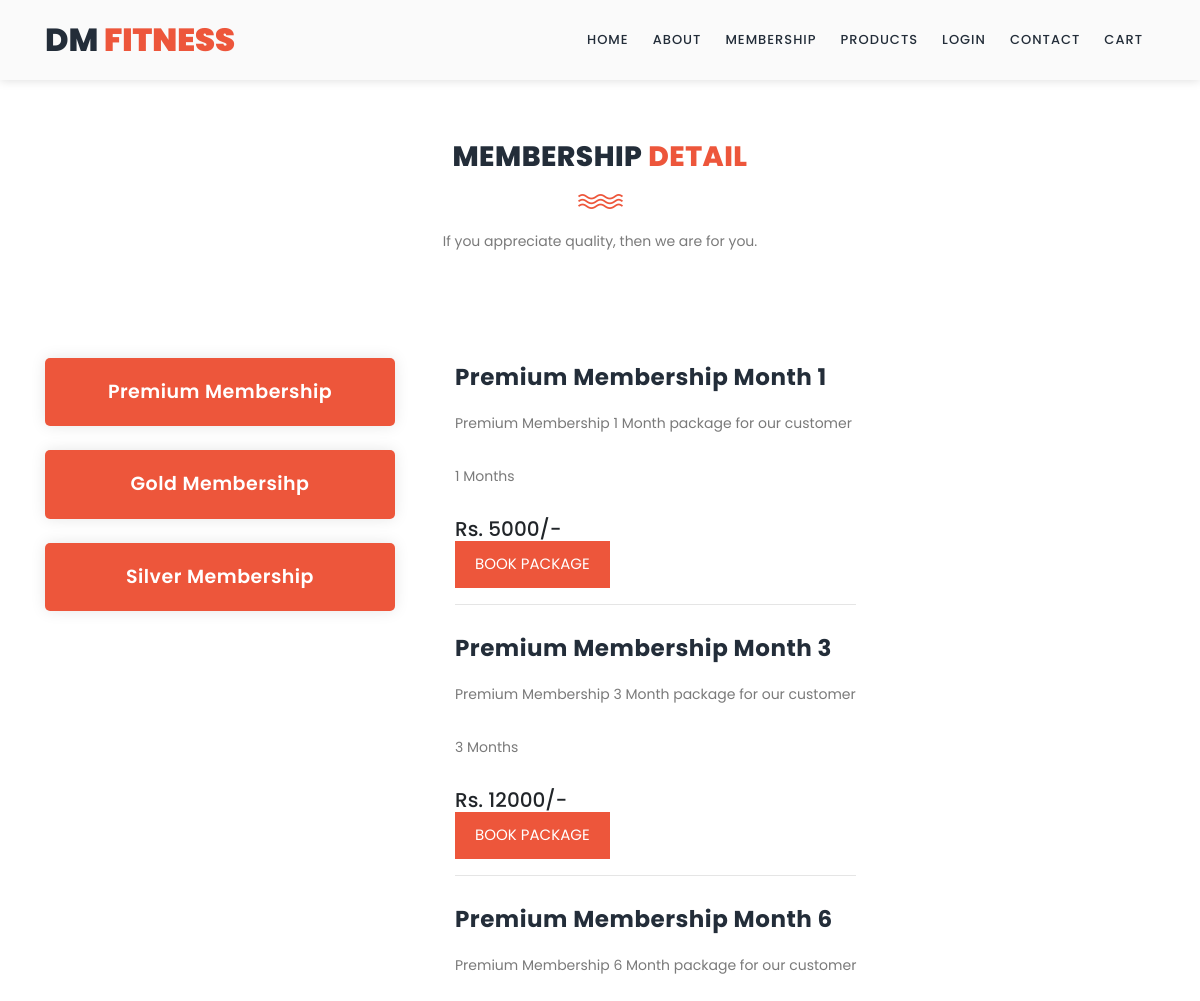
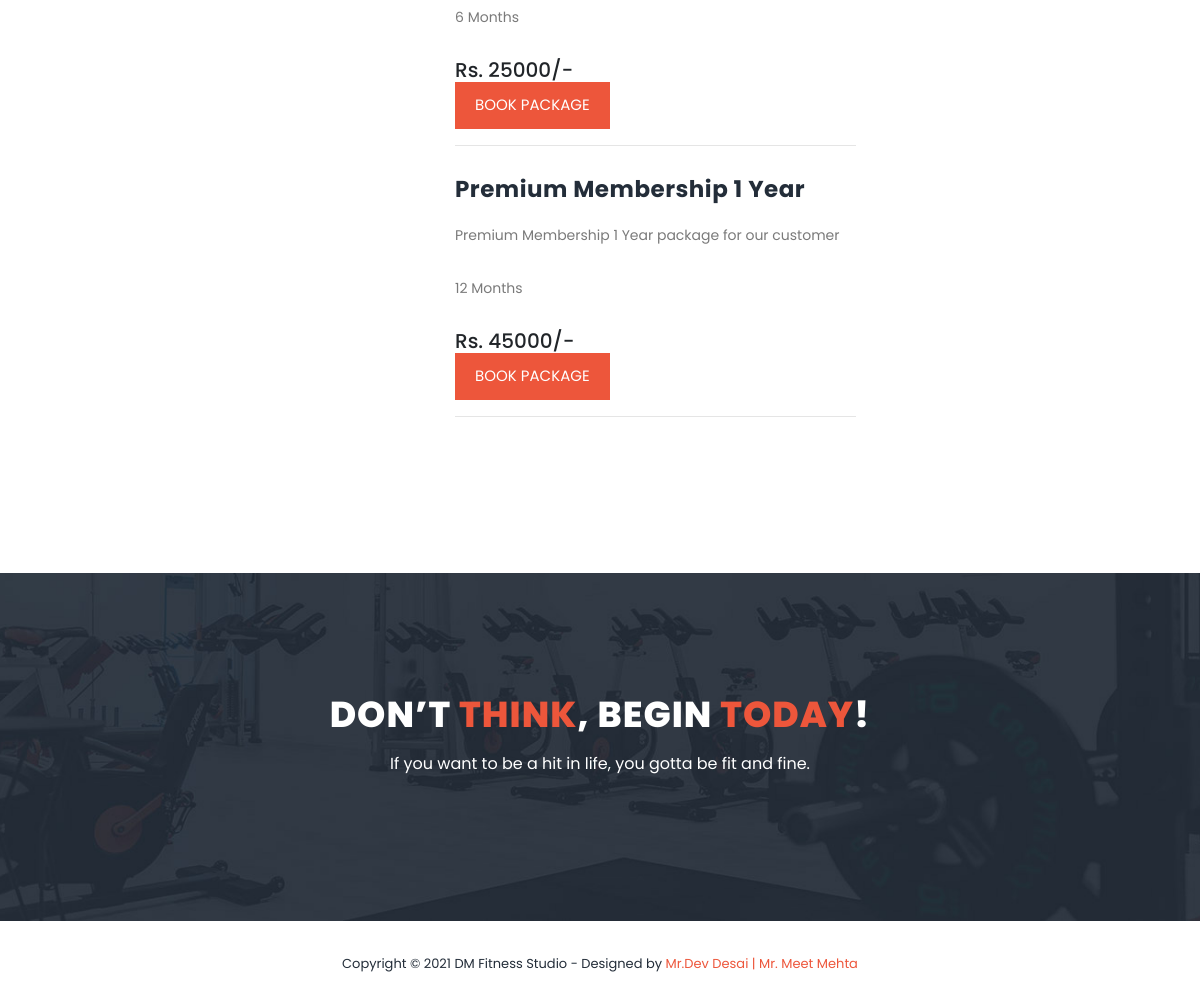
Screenshot of /view_membership.php with the database file from the repository (2 pictures, top to bottom).
### tables this page shows
CREATE TABLE IF NOT EXISTS `membership_detail` (
  `membership_id` int(10) NOT NULL,
  `membership_name` varchar(50) NOT NULL,
  `description` varchar(200) NOT NULL,
  PRIMARY KEY (`membership_id`)
);

CREATE TABLE IF NOT EXISTS `package_detail` (
  `package_id` int(10) NOT NULL,
  `package_name` varchar(50) NOT NULL,
  `membership_id` int(10) NOT NULL,
  `package_description` varchar(200) NOT NULL,
  `package_timings` varchar(30) NOT NULL,
  `package_charges` int(10) NOT NULL,
  PRIMARY KEY (`package_id`)
);

### view_membership.php (the view, shortened to what this page needs)
<?php
include("header.php");
?>
    <section class="section" id="our-classes">
        <div class="container">
            <div class="row">
                <div class="col-lg-6 offset-lg-3">
                    <div class="section-heading">
                        <h2>Membership <em>Detail</em></h2>
                        <img src="assets/images/line-dec.png" alt="">
                        <p>If you appreciate quality, then we are for you.</p>
                    </div>
                </div>
            </div>
             <div class="row" id="tabs">
              <div class="col-lg-4">
                <ul>
                 <?php
				 $qur=mysql_query("select * from membership_detail");
				 while($q=mysql_fetch_array($qur))
				 {
				 ?>
				  <br/>
				  <div class="main-rounded-button"><a href="view_membership.php?mid=<?php echo $q[0]; ?>"><?php echo $q[1]; ?></a></div>
                 <?php
				 }
				 ?>
                </ul>
              </div>
              <div class="col-lg-8">
                <section class='tabs-content'>
				<?php
				if(isset($_REQUEST['mid']))
				{
					$mid=$_REQUEST['mid'];
					$res=mysql_query("select * from package_detail where membership_id='$mid'");
				}else{
					$res=mysql_query("select * from package_detail where membership_id='1'");
				}
				if(mysql_num_rows($res)>0)
				{
					while($r=mysql_fetch_array($res))
					{
				?>
                  <article id=''>
                    <h4><?php echo $r[1]; ?></h4>
                    <p><?php echo $r[3]; ?></p>
					<p><?php echo $r[4]; ?></p>
					<h5>Rs. <?php echo $r[5]; ?>/-</h5>
                    <div class="main-button">
                        <a href="view_membership.php?pid=<?php echo $r[0]; ?>&pamt=<?php echo $r[5]; ?>">BOOK PACKAGE</a>
                    </div>
					<hr/>
                  </article>
                <?php
					}
				}else{
					echo "<h2>No Package Found</h2>";
				}
				?>
                </section>
              </div>
            </div>
        </div>
    </section>
    <section class="section" id="call-to-action">
        <div class="container">
            <div class="row">
                <div class="col-lg-10 offset-lg-1">
                    <div class="cta-content">
                        <h2>Don’t <em>think</em>, begin <em>today</em>!</h2>
                        <p>If you want to be a hit in life, you gotta be fit and fine.</p>
                    </div>
                </div>
            </div>
        </div>
    </section>
<?php
include("footer.php");
?>

### assets/css/templatemo-training-studio.css (style rules this page uses)
html, body, div, span, applet, object, iframe, h1, h2, h3, h4, h5, h6, p, blockquote, div pre, a, abbr, acronym, address, big, cite, code, del, dfn, em, font, img, ins, kbd, q, s, samp, small, strike, strong, sub, sup, tt, var, b, u, i, center, dl, dt, dd, ol, ul, li, figure, header, nav, section, article, aside, footer, figcaption { margin: 0; padding: 0; border: 0; outline: 0; }
ul, li { padding: 0; margin: 0; list-style: none; }
header, nav, section, article, aside, footer, hgroup { display: block; }
* { box-sizing: border-box; }
html, body { font-family: 'Poppins', sans-serif; font-weight: 400; background-color: #fff; font-size: 16px; -ms-text-size-adjust: 100%; -webkit-font-smoothing: antialiased; -moz-osx-font-smoothing: grayscale; }
a { text-decoration: none !important; }
h1, h2, h3, h4, h5, h6 { margin-top: 0px; margin-bottom: 0px; }
ul { margin-bottom: 0px; }
p { font-size: 14px; line-height: 25px; color: #7a7a7a; }
html, body { background: #fff; font-family: 'Poppins', sans-serif; }
.section-heading { text-align: center; margin-top: 140px; margin-bottom: 80px; }
.section-heading h2 { font-size: 28px; font-weight: 800; color: #232d39; text-transform: uppercase; letter-spacing: 0.5px; margin-top: 0px; margin-bottom: 0px; }
.section-heading h2 em { font-style: normal; color: #ed563b; }
.section-heading img { margin: 20px auto; }
.main-button a { display: inline-block; font-size: 15px; padding: 12px 20px; background-color: #ed563b; color: #fff; text-align: center; font-weight: 400; text-transform: uppercase; transition: all .3s; }
#call-to-action { padding: 120px 0px; background-image: url(../images/cta-bg.jpg); background-position: center center; background-repeat: no-repeat; background-size: cover; text-align: center; }
.cta-content h2 { font-size: 36px; text-transform: uppercase; font-weight: 800; color: #fff; letter-spacing: 1px; }
.cta-content h2 em { font-style: normal; color: #ed563b; }
.cta-content p { font-size: 16px; color: #fff; margin: 15px 0px 25px 0px; }
#our-classes { margin-bottom: 140px; }
#tabs ul { margin: 0; padding: 0; }
#tabs .main-rounded-button a { text-align: center; padding: 20px 30px; width: 100%; border-radius: 5px; display: inline-block; box-shadow: 0px 0px 15px rgba(0,0,0,0.1); color: #fff; font-size: 19px; letter-spacing: 0.5px; font-weight: 600; background-color: #ed563b; }
.tabs-content { margin-left: 30px; text-align: left; display: inline-block; transition: all 0.3s; }
.tabs-content h4 { font-size: 23px; font-weight: 700; color: #232d39; letter-spacing: 0.5px; margin-bottom: 20px; margin-top: 30px; }
.tabs-content p { font-size: 14px; color: #7a7a7a; margin-bottom: 28px; }

### rows the page displays
membership_detail: membership_name "Premium Membership"
membership_detail: membership_name "Gold Membersihp"
membership_detail: membership_name "Silver Membership"
package_detail: package_name "Premium Membership Month 1", package_description "Premium Membership 1 Month package for our customer", package_timings "1 Months", package_charges "5000"
package_detail: package_name "Premium Membership Month 3", package_description "Premium Membership 3 Month package for our customer", package_timings "3 Months", package_charges "12000"
package_detail: package_name "Premium Membership Month 6", package_description "Premium Membership 6 Month package for our customer", package_timings "6 Months", package_charges "25000"
package_detail: package_name "Premium Membership 1 Year", package_description "Premium Membership 1 Year package for our customer", package_timings "12 Months", package_charges "45000"
